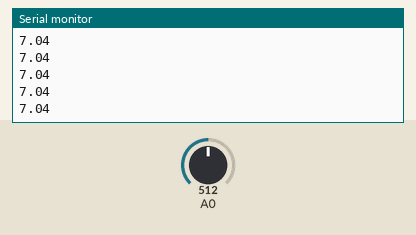
Simulated run of this sketch. Board: Arduino Uno, built with avr-gcc and run on an emulated ATmega328P. Shown: the last lines printed to the serial monitor. Inputs (shaded band) come from the test bench; at power-on: A0 = 512.

Above: at 1.2 s.
1.3 s: A0 set to 716
At 1.31 s:
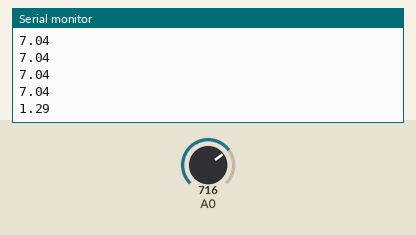
2.8 s: A0 set to 900
At 2.82 s:
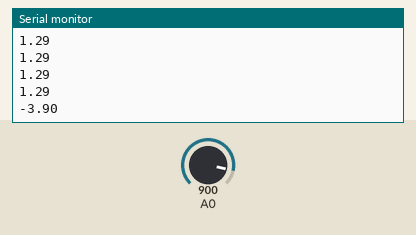
Timing chart, 0 to 5.8 s (numbered marks = the images above; inputs shaded):
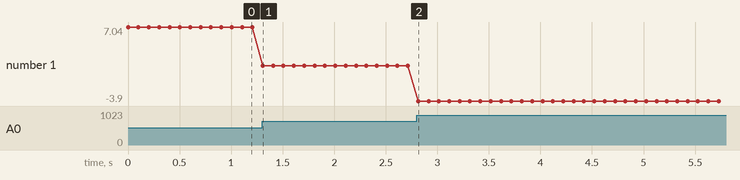

The sketch:

phSensorCode.ino
```cpp
void setup() {
  // initialize serial communication at 9600 bits per second:
  Serial.begin(9600);
  pinMode(A0, INPUT);
}

// the loop routine runs over and over again forever:
void loop() {
  // read the input on analog pin 0:
  int sensorValue = analogRead(A0);
  float voltage = sensorValue * (5.0 / 1023.0);
  float ph = (-5.76923 * voltage) + 21.48077;

  // print out the value you read:
  Serial.println(ph);
  delay(100);        // delay in between reads for stability
}
```

Measured:
- after the input at 1.3 s, the serial monitor: prints a new line at once (image 1)
- after the input at 2.8 s, the serial monitor: prints a new line at once (image 2)
- plotted number 1: 7.04 → 1.29 after the input at 1.3 s, 1.29 → -3.9 after the input at 2.8 s
